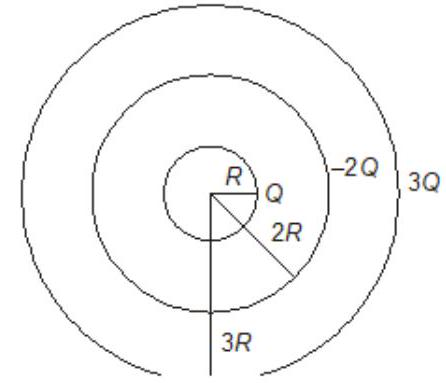
#> input picture samples/clean/clean_001.jpg, 446 x 383 px
$ python remove_watermark.py ../samples/clean out
#> lines starting #> are read from the running program, lines starting #| are printed output that depends on the picture; after the words box and inside, x2 and y2 are one past the last pixel; in counts of white or black regions, pixels touching at a corner belong together
"""Watermark removal for scanned question paper images.

Removes colored watermarks (blue, red, grey) while preserving black text,
diagrams, and line art. Converts to clean grayscale output.

Approach: Multi-method grayscale conversion + adaptive thresholding
- Step 0: Red watermark pre-removal (HSV color masking + dilation)
- Step 1: Grayscale via luminance (preserves black text)
- Step 2: Histogram analysis to find watermark/background boundary
- Step 3: LUT-based push: light pixels (watermark + bg) -> white
- Step 4: Auto-contrast stretch for remaining dark pixels (text/lines)
- Step 5: Gentle sharpening to preserve detail
- Step 6: Re-apply red mask to force formerly-red areas to white

Tech stack: OpenCV + NumPy (primary), Pillow (fallback)
"""

import io
import os
import sys
from pathlib import Path
from typing import Optional, Tuple

import numpy as np

try:
    import cv2
    HAS_CV2 = True
except ImportError:
    HAS_CV2 = False

try:
    from PIL import Image, ImageFilter
    HAS_PIL = True
except ImportError:
    HAS_PIL = False


# ── Red watermark detection + removal ─────────────────────────────────────

def _remove_red_watermark(img_path: str) -> Tuple[Optional[str], Optional[np.ndarray]]:
    """Detect and remove red/dark-red watermark pixels.

    Uses HSV color space to target saturated red pixels (e.g., "bohring bot",
    "TG" labels) while preserving black text (low saturation) and diagram lines.

    Returns (temp_path, dilated_mask) or (None, None).
    The dilated mask is used AFTER grayscale processing to force those pixels
    back to white, preventing the sharpening/LUT from creating dark outlines.
    """
#> called with img_path = '../samples/clean/clean_001.jpg'
    if HAS_CV2:
        img = cv2.imread(img_path)
#> img is the input picture: shape (383, 446, 3); mean B, G, R 247.6, 247.7, 247.7
        if img is None:
            return None, None
        hsv = cv2.cvtColor(img, cv2.COLOR_BGR2HSV)
#> hsv: shape (383, 446, 3); mean H, S, V 4.3, 0.8, 247.9

        # Red in HSV wraps around 0/180: H in [0,10] U [170,180]
        # S > 50 (must be saturated -- not grey/black text)
        # V > 50 (must have brightness -- not dark text)
        lower_red1 = np.array([0, 50, 50])
        upper_red1 = np.array([10, 255, 255])
        lower_red2 = np.array([170, 50, 50])
        upper_red2 = np.array([180, 255, 255])

        # Also catch dark maroon/brown-red: H in [0,15], S > 40, V > 30
        lower_maroon = np.array([0, 40, 30])
        upper_maroon = np.array([15, 255, 200])

        mask1 = cv2.inRange(hsv, lower_red1, upper_red1)
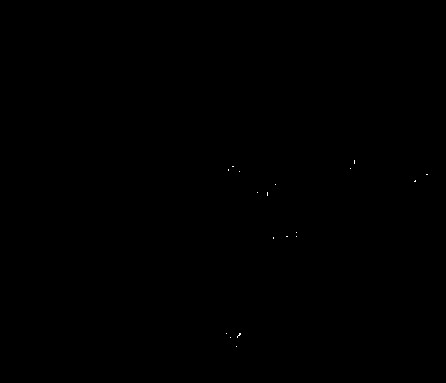
#> mask1: shape (383, 446); 0.02% white in thin lines or dots, all inside (x1, y1, x2, y2) = (226, 160, 428, 347)
        mask2 = cv2.inRange(hsv, lower_red2, upper_red2)
#> mask2: shape (383, 446); 0.01% white in thin lines or dots, all inside (x1, y1, x2, y2) = (228, 166, 428, 348)
        mask3 = cv2.inRange(hsv, lower_maroon, upper_maroon)
#> mask3: shape (383, 446); 0.07% white in thin lines or dots, all inside (x1, y1, x2, y2) = (226, 158, 438, 347)
        red_mask = mask1 | mask2 | mask3
#> red_mask: shape (383, 446); 0.08% white in thin lines or dots, all inside (x1, y1, x2, y2) = (226, 158, 438, 348)

        red_pixel_count = np.count_nonzero(red_mask)
#> red_pixel_count = 139
        total_pixels = img.shape[0] * img.shape[1]
#> total_pixels = 170818

        # Only apply if red pixels are < 15% of image (watermark, not a red diagram)
        if red_pixel_count < 10 or red_pixel_count > total_pixels * 0.15:
            return None, None

        # Dilate the mask by 3px to catch anti-aliased edge pixels around red text
        dilate_kernel = np.ones((3, 3), np.uint8)
        dilated_mask = cv2.dilate(red_mask, dilate_kernel, iterations=3)
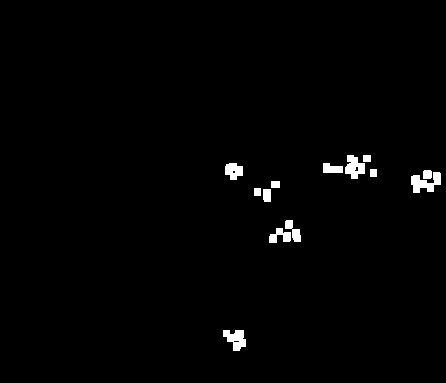
#> dilated_mask: shape (383, 446); 1.3% white; 13 white regions, largest, box (x1, y1, x2, y2) and area: (411, 172, 441, 193) 361, (345, 155, 365, 179) 313, (223, 330, 246, 351) 308

        # Replace red pixels (and their edges) with white
        img[dilated_mask > 0] = [255, 255, 255]
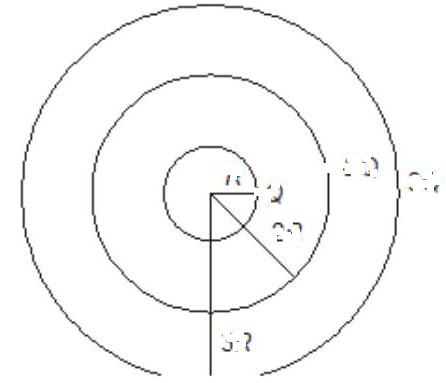
#> img: shape (383, 446, 3); 1.26% of pixels changed, all inside (x1, y1, x2, y2) = (223, 155, 441, 351)

        import tempfile
        tmp = tempfile.NamedTemporaryFile(suffix=".png", delete=False)
        cv2.imwrite(tmp.name, img)
        return tmp.name, dilated_mask

    elif HAS_PIL:
        try:
            img = Image.open(img_path).convert("RGB")
        except Exception:
            return None, None

        arr = np.array(img, dtype=np.float32)
        r, g, b = arr[:, :, 0], arr[:, :, 1], arr[:, :, 2]

        red_mask = (r > 120) & (r > g * 1.5) & (r > b * 1.5)
        red_pixel_count = np.count_nonzero(red_mask)
        total_pixels = arr.shape[0] * arr.shape[1]

        if red_pixel_count < 10 or red_pixel_count > total_pixels * 0.15:
            return None, None

        # Manual dilation for PIL path
        dilated = red_mask.copy()
        for _ in range(3):
            padded = np.pad(dilated, 1, mode='constant', constant_values=False)
            dilated = (padded[:-2, :-2] | padded[:-2, 1:-1] | padded[:-2, 2:] |
                       padded[1:-1, :-2] | padded[1:-1, 1:-1] | padded[1:-1, 2:] |
                       padded[2:, :-2] | padded[2:, 1:-1] | padded[2:, 2:])

        result = np.array(img)
        result[dilated] = [255, 255, 255]

        import tempfile
        tmp = tempfile.NamedTemporaryFile(suffix=".png", delete=False)
        Image.fromarray(result).save(tmp.name)
        return tmp.name, (dilated.astype(np.uint8) * 255)

    return None, None


# ── Core watermark removal ────────────────────────────────────────────────

def remove_watermark(img_path: str) -> Optional[bytes]:
    """Remove watermark from an image. Returns cleaned image as PNG bytes.

    This works because:
    - Text/diagrams are dark (grayscale < 128)
    - Watermarks are light colored or grey (grayscale > 160)
    - Background is white/near-white (grayscale > 230)
    """
    temp_path, red_mask = _remove_red_watermark(img_path)
    effective_path = temp_path if temp_path else img_path

    try:
        if HAS_CV2:
            return _remove_watermark_cv2(effective_path, red_mask=red_mask)
        elif HAS_PIL:
            return _remove_watermark_pil(effective_path, red_mask=red_mask)
        else:
            print("ERROR: Neither OpenCV nor Pillow installed.")
            return None
    finally:
        if temp_path:
            try:
                os.unlink(temp_path)
            except OSError:
                pass


def _remove_watermark_cv2(img_path: str, red_mask=None) -> Optional[bytes]:
    """OpenCV-based watermark removal."""
    img = cv2.imread(img_path)
    if img is None:
        return None

    gray = cv2.cvtColor(img, cv2.COLOR_BGR2GRAY)

    # Analyze histogram to find watermark threshold
    hist = cv2.calcHist([gray], [0], None, [256], [0, 256]).flatten()
#> hist = 256 values, max 139507 at index 255, min 0 at index 1, mean 667.3
    p5 = np.percentile(gray, 5)
#> p5 = 221
    p50 = np.percentile(gray, 50)
#> p50 = 255
    p90 = np.percentile(gray, 90)
#> p90 = 255

    # Adaptive threshold: midpoint between text cluster and background
    threshold = int(min(max(p50 + 20, 160), 210))
#> threshold = 210

    # LUT: push watermark pixels to white, enhance dark pixels (text)
    lut = np.zeros(256, dtype=np.uint8)
    for i in range(256):
        if i < threshold - 40:
            ratio = i / max(threshold - 40, 1)
            lut[i] = int(ratio * min(i, 180))
        elif i < threshold:
            ratio = (i - (threshold - 40)) / 40.0
            dark_val = int(min(i, 180))
            lut[i] = int(dark_val * (1 - ratio) + 255 * ratio)
        else:
            lut[i] = 255
#> this loop made 256 passes
#> ratio on passes 1 to 12: 0, 0.00588, 0.0118, 0.0176, 0.0235, 0.0294, 0.0353, 0.0412, 0.0471, 0.0529, 0.0588, 0.0647
#> after the loop, lut = 256 values from 0 to 255

    cleaned = cv2.LUT(gray, lut)
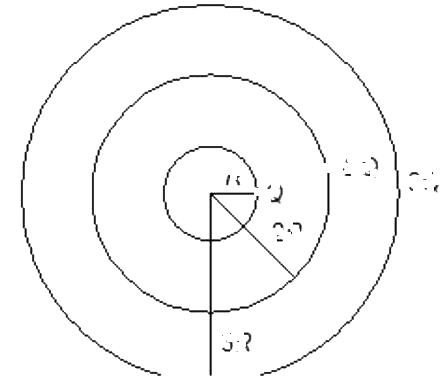
#> cleaned: shape (383, 446); min 0, max 255, mean 248.6

    # Auto-contrast stretch
    p_low = np.percentile(cleaned[cleaned < 250], 2) if np.any(cleaned < 250) else 0
#> p_low = 6
    p_high = 255
    if p_low < p_high:
        cleaned = np.clip((cleaned.astype(float) - p_low) / (p_high - p_low) * 255, 0, 255).astype(np.uint8)

    # Sharpening to preserve text edges
    kernel = np.array([[-0.5, -0.5, -0.5],
                       [-0.5,  5.0, -0.5],
                       [-0.5, -0.5, -0.5]])
    cleaned = cv2.filter2D(cleaned, -1, kernel)
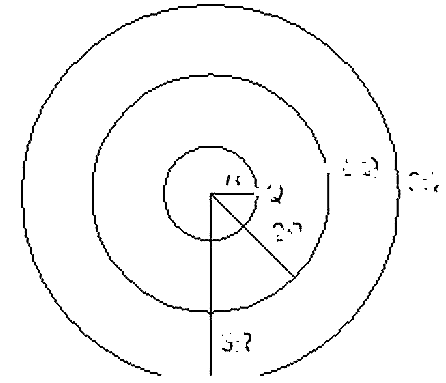
#> cleaned: shape (383, 446); min 0, max 255, mean 247.3
    cleaned = np.clip(cleaned, 0, 255).astype(np.uint8)

    # Re-apply red mask
    if red_mask is not None and red_mask.shape == cleaned.shape:
        cleaned[red_mask > 0] = 255

    success, buffer = cv2.imencode('.png', cleaned)
#> buffer = 9281 values, max 255 at index 287, min 0 at index 8, mean 120.1
    return buffer.tobytes() if success else None


def _remove_watermark_pil(img_path: str, red_mask=None) -> Optional[bytes]:
    """Pillow-based watermark removal (fallback)."""
    try:
        img = Image.open(img_path)
    except Exception:
        return None

    gray = img.convert("L")
    arr = np.array(gray, dtype=np.float32)

    p50 = np.percentile(arr, 50)
    threshold = min(max(p50 + 20, 160), 210)

    result = np.where(arr > threshold, 255,
                      np.where(arr > threshold - 40,
                               255 * (arr - (threshold - 40)) / 40.0 + arr * (1 - (arr - (threshold - 40)) / 40.0),
                               arr))
    result = np.clip(result, 0, 255).astype(np.uint8)

    low = np.percentile(result[result < 250], 2) if np.any(result < 250) else 0
    if low < 255:
        result = np.clip((result.astype(float) - low) / (255 - low) * 255, 0, 255).astype(np.uint8)

    out_img = Image.fromarray(result)
    out_img = out_img.filter(ImageFilter.SHARPEN)

    if red_mask is not None:
        result_final = np.array(out_img)
        if red_mask.shape == result_final.shape:
            result_final[red_mask > 0] = 255
            out_img = Image.fromarray(result_final)

    buf = io.BytesIO()
    out_img.save(buf, format="PNG")
    return buf.getvalue()


# ── CLI entry point ───────────────────────────────────────────────────────

def process_directory(input_dir: str, output_dir: str):
    """Process all images in a directory."""
    input_path = Path(input_dir)
    output_path = Path(output_dir)
    output_path.mkdir(parents=True, exist_ok=True)

    exts = {".jpg", ".jpeg", ".png"}
    images = [f for f in sorted(input_path.iterdir()) if f.suffix.lower() in exts]

    if not images:
        print(f"No images found in {input_dir}")
        return

    print(f"Processing {len(images)} images...")
    processed = 0
    failed = 0

    for i, img_path in enumerate(images):
        cleaned_bytes = remove_watermark(str(img_path))
        out_file = output_path / img_path.with_suffix(".png").name

        if cleaned_bytes:
            with open(out_file, "wb") as f:
                f.write(cleaned_bytes)
            processed += 1
        else:
            import shutil
            shutil.copy2(img_path, output_path / img_path.name)
            failed += 1
            print(f"  FAILED: {img_path.name} (copied original)")

        if (i + 1) % 10 == 0 or (i + 1) == len(images):
            print(f"  Progress: {i + 1}/{len(images)} ({(i+1)/len(images)*100:.0f}%)")

    print(f"\nDone: {processed} cleaned, {failed} failed")
    print(f"Output: {output_path}")


if __name__ == "__main__":
    if len(sys.argv) < 2:
        print("Usage: python remove_watermark.py <input_dir> [output_dir]")
        print("       python remove_watermark.py samples/watermarked output/")
        sys.exit(1)

    input_dir = sys.argv[1]
    output_dir = sys.argv[2] if len(sys.argv) > 2 else "output"
    process_directory(input_dir, output_dir)
